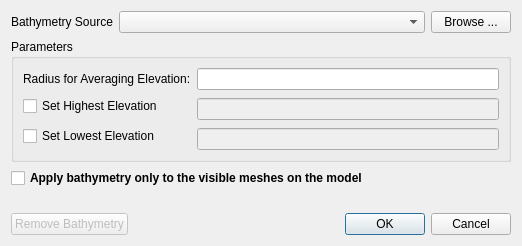
<?xml version="1.0" encoding="UTF-8"?>
<ui version="4.0">
 <class>qtCMBBathymetryDialog</class>
 <widget class="QDialog" name="qtCMBBathymetryDialog">
  <property name="geometry">
   <rect>
    <x>0</x>
    <y>0</y>
    <width>522</width>
    <height>246</height>
   </rect>
  </property>
  <property name="windowTitle">
   <string>Bathymetry Dialog</string>
  </property>
  <layout class="QGridLayout" name="gridLayout_2">
   <item row="0" column="0" colspan="3">
    <layout class="QHBoxLayout">
     <item>
      <widget class="QLabel" name="label">
       <property name="sizePolicy">
        <sizepolicy hsizetype="Fixed" vsizetype="Preferred">
         <horstretch>0</horstretch>
         <verstretch>0</verstretch>
        </sizepolicy>
       </property>
       <property name="text">
        <string>Bathymetry Source</string>
       </property>
      </widget>
     </item>
     <item>
      <widget class="QComboBox" name="BathymetrySources"/>
     </item>
     <item>
      <widget class="QPushButton" name="FileBrowserButton">
       <property name="sizePolicy">
        <sizepolicy hsizetype="Fixed" vsizetype="Fixed">
         <horstretch>0</horstretch>
         <verstretch>0</verstretch>
        </sizepolicy>
       </property>
       <property name="text">
        <string>Browse ...</string>
       </property>
      </widget>
     </item>
    </layout>
   </item>
   <item row="1" column="0" colspan="3">
    <widget class="QGroupBox" name="ParametersGroup">
     <property name="sizePolicy">
      <sizepolicy hsizetype="Preferred" vsizetype="Fixed">
       <horstretch>0</horstretch>
       <verstretch>0</verstretch>
      </sizepolicy>
     </property>
     <property name="title">
      <string>Parameters</string>
     </property>
     <layout class="QGridLayout" name="gridLayout">
      <item row="0" column="0">
       <widget class="QLabel" name="label_3">
        <property name="sizePolicy">
         <sizepolicy hsizetype="Fixed" vsizetype="Preferred">
          <horstretch>0</horstretch>
          <verstretch>0</verstretch>
         </sizepolicy>
        </property>
        <property name="text">
         <string>Radius for Averaging Elevation:</string>
        </property>
       </widget>
      </item>
      <item row="0" column="1">
       <widget class="QLineEdit" name="ElevationRadius"/>
      </item>
      <item row="1" column="0">
       <widget class="QCheckBox" name="checkBoxHighLimit">
        <property name="text">
         <string>Set Highest Elevation</string>
        </property>
       </widget>
      </item>
      <item row="1" column="1" rowspan="2">
       <widget class="QLineEdit" name="highElevation">
        <property name="enabled">
         <bool>false</bool>
        </property>
       </widget>
      </item>
      <item row="2" column="0" rowspan="2">
       <widget class="QCheckBox" name="checkBoxLowLimit">
        <property name="text">
         <string>Set Lowest Elevation</string>
        </property>
       </widget>
      </item>
      <item row="3" column="1">
       <widget class="QLineEdit" name="lowElevation">
        <property name="enabled">
         <bool>false</bool>
        </property>
       </widget>
      </item>
     </layout>
    </widget>
   </item>
   <item row="3" column="0">
    <spacer>
     <property name="orientation">
      <enum>Qt::Vertical</enum>
     </property>
     <property name="sizeHint" stdset="0">
      <size>
       <width>20</width>
       <height>40</height>
      </size>
     </property>
    </spacer>
   </item>
   <item row="4" column="0">
    <widget class="QPushButton" name="RemoveBathymetryButton">
     <property name="enabled">
      <bool>false</bool>
     </property>
     <property name="text">
      <string>Remove Bathymetry</string>
     </property>
    </widget>
   </item>
   <item row="4" column="1">
    <spacer name="horizontalSpacer">
     <property name="orientation">
      <enum>Qt::Horizontal</enum>
     </property>
     <property name="sizeHint" stdset="0">
      <size>
       <width>162</width>
       <height>20</height>
      </size>
     </property>
    </spacer>
   </item>
   <item row="4" column="2">
    <widget class="QDialogButtonBox" name="buttonBox">
     <property name="orientation">
      <enum>Qt::Horizontal</enum>
     </property>
     <property name="standardButtons">
      <set>QDialogButtonBox::Cancel|QDialogButtonBox::Ok</set>
     </property>
    </widget>
   </item>
   <item row="2" column="0" colspan="3">
    <widget class="QCheckBox" name="OnlyApplyToVisibleMesh">
     <property name="font">
      <font>
       <weight>75</weight>
       <bold>true</bold>
      </font>
     </property>
     <property name="text">
      <string>Apply bathymetry only to the visible meshes on the model</string>
     </property>
    </widget>
   </item>
  </layout>
 </widget>
 <resources/>
 <connections>
  <connection>
   <sender>buttonBox</sender>
   <signal>accepted()</signal>
   <receiver>qtCMBBathymetryDialog</receiver>
   <slot>accept()</slot>
   <hints>
    <hint type="sourcelabel">
     <x>510</x>
     <y>234</y>
    </hint>
    <hint type="destinationlabel">
     <x>157</x>
     <y>245</y>
    </hint>
   </hints>
  </connection>
  <connection>
   <sender>buttonBox</sender>
   <signal>rejected()</signal>
   <receiver>qtCMBBathymetryDialog</receiver>
   <slot>reject()</slot>
   <hints>
    <hint type="sourcelabel">
     <x>510</x>
     <y>234</y>
    </hint>
    <hint type="destinationlabel">
     <x>286</x>
     <y>245</y>
    </hint>
   </hints>
  </connection>
  <connection>
   <sender>checkBoxHighLimit</sender>
   <signal>toggled(bool)</signal>
   <receiver>highElevation</receiver>
   <slot>setEnabled(bool)</slot>
   <hints>
    <hint type="sourcelabel">
     <x>127</x>
     <y>116</y>
    </hint>
    <hint type="destinationlabel">
     <x>260</x>
     <y>118</y>
    </hint>
   </hints>
  </connection>
  <connection>
   <sender>checkBoxLowLimit</sender>
   <signal>toggled(bool)</signal>
   <receiver>lowElevation</receiver>
   <slot>setEnabled(bool)</slot>
   <hints>
    <hint type="sourcelabel">
     <x>94</x>
     <y>147</y>
    </hint>
    <hint type="destinationlabel">
     <x>239</x>
     <y>154</y>
    </hint>
   </hints>
  </connection>
 </connections>
</ui>
